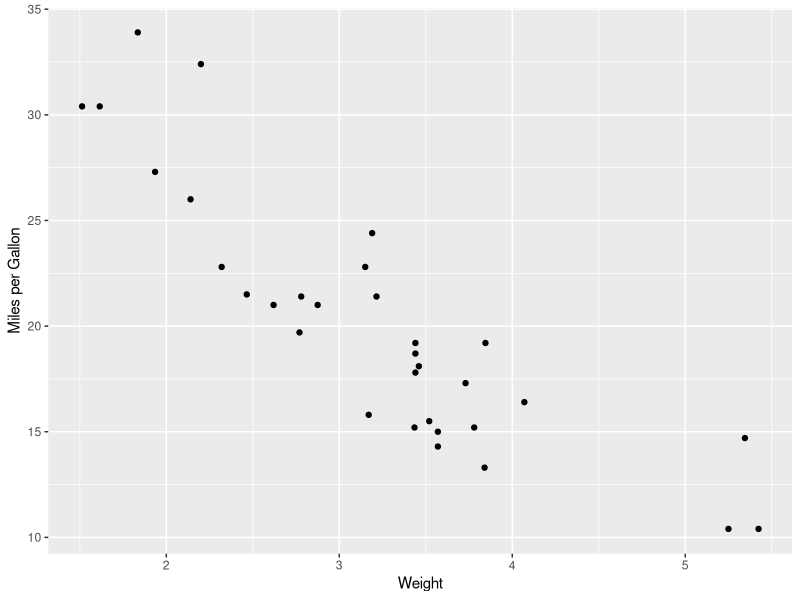
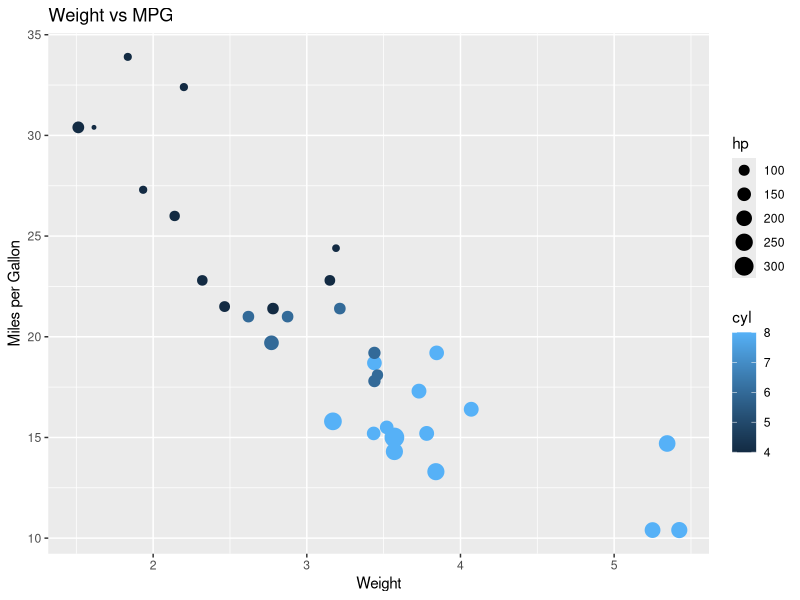
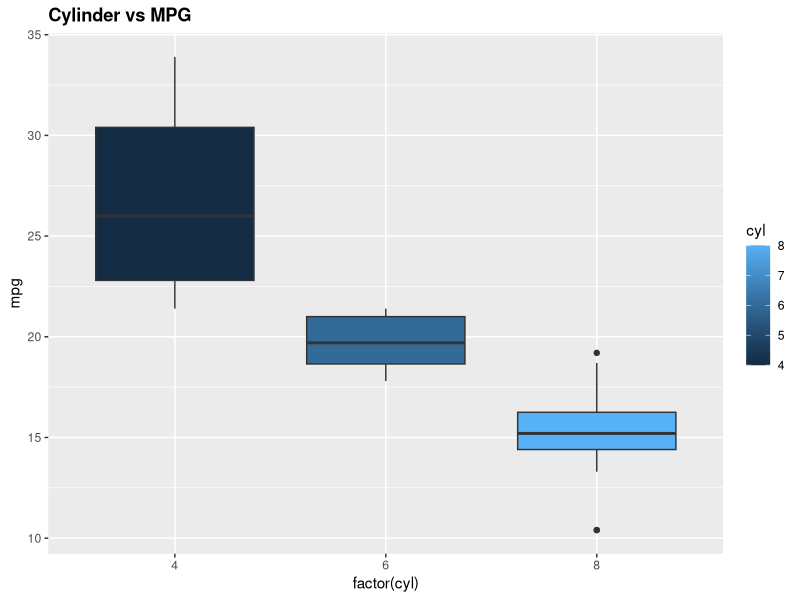

Write the R code that produced these figures, in order.
## ---- chunk 1
attach(mtcars)


library(ggplot2)
qplot(wt, mpg, data = mtcars, xlab = "Weight", ylab = "Miles per Gallon")

## change change  hahahah1!! working!!! pushing is working!! ahahha

qplot(wt, mpg, data = mtcars, xlab = "Weight", ylab = "Miles per Gallon", color = cyl, main = "Weight vs MPG", size = hp)

p <- ggplot(mtcars, aes(factor(cyl), mpg), title = "Friday" )
p2 <- p + geom_boxplot(aes(fill = cyl))
p2 + ggtitle("Cylinder vs MPG") + theme(plot.title = element_text(lineheight=.8, face="bold"))


